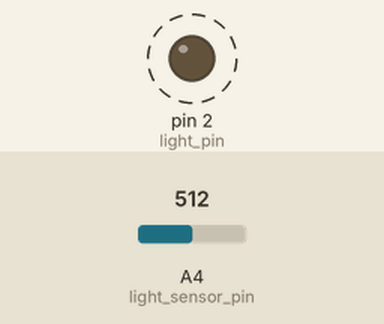
Recording of a sketch running on a simulated Arduino Uno, built with avr-gcc and run on an emulated ATmega328P. Shown: output pins drawn as LEDs (lit = HIGH). Dashed ring = blinking. The test bench sets the inputs (shaded band); at power-on: A4 (light_sensor_pin) = 512. What the sketch prints to the serial monitor is not drawn.

Above: at 0.11 s.
Timing chart, 0 to 3.0 s (numbered marks = the images above):
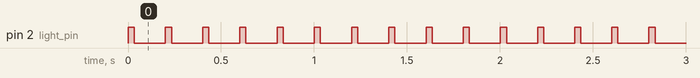

Measured:
- by itself, pin 2 (light_pin): alternates HIGH for 0.03 s and LOW for 0.17 s

The sketch:

snail_light_sensor.ino
```cpp
int time_on = 25;//ms
int time_off = 200; // sampling periode ms
int light_pin = 2; //LED light pin
int light_sensor_pin = 4; //light sensor pin
int N = 64; //oversampling

#define aref_voltage 3.3;  // we tie 3.3V to ARef and measure it with a multimeter!

void setup() {
	// put your setup code here, to run once:
	Serial.begin(57600);
	pinMode(light_pin,OUTPUT);
	digitalWrite(light_pin,HIGH);
	pinMode(light_sensor_pin,INPUT);
	analogReference(EXTERNAL); //to set aref at 3.3V
}

void loop() {
	unsigned long t0 = millis();

	float accum = 0;

	digitalWrite(light_pin,HIGH);
	delay(time_on);

	    //sample as many times as N
	    for(int i = 0; i < N; i++) {
	  	accum += analogRead(light_sensor_pin); // increment the accumulator by the value in the phototransistor pin
	    }

        digitalWrite(light_pin, LOW);

	accum = accum / N;

        Serial.println(accum); //sensor pin reading

        unsigned long t1 = millis();
        unsigned long dt = t1 - t0;

        delay(time_off - dt);

}
```
